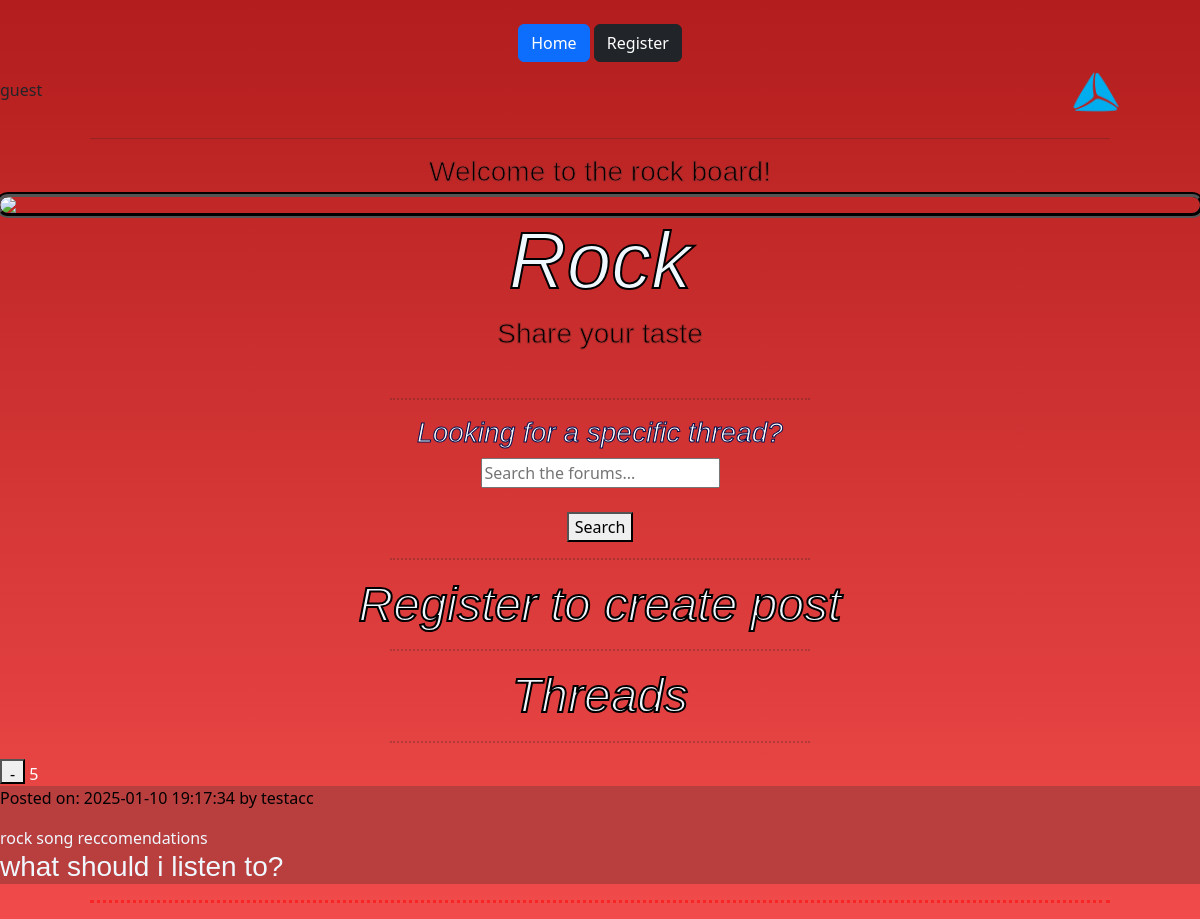
Screenshot of /rockBoard with the database file from the repository.
### models.py (models this page shows, shortened)
class BaseModel():
    def save(self):
        db.session.add(self)
        db.session.commit()

class Post(db.Model,BaseModel):
    __tablename__ = "posts"
    id = db.Column(db.Integer, primary_key=True)
    postername = db.Column(db.String(), nullable=False)
    text = db.Column(db.String(), nullable=False)
    title = db.Column(db.String(), nullable=False)
    image_path = db.Column(db.String(), nullable=True)
    audio_path = db.Column(db.String(), nullable=True)
    post_date = db.Column(db.DateTime, nullable=False)
    board = db.Column(db.String(), nullable=False)

### routes.py (the view)
@bp.route('/rockBoard')
def rockBoard():
    if 'username' not in session:
        username = "guest"
    else:
        username = session['username']
    posts = Post.query.filter(Post.board == "rockBoard").order_by(Post.post_date.desc()).all()
    return render_template('rockBoard.html', username=username, posts=posts, admin=username in admins)

### templates/rockBoard.html (shortened to what this page needs)
<!DOCTYPE html>
<html lang="en">
<head>
</head>
<body class="bodyrock">
    <link rel="stylesheet" href="{{ url_for('static', filename='css/style.css') }}">
    {% extends "base.html" %}
    {% block content %}
    <hr style="width: 85%; display: block; margin-left: auto; margin-right: auto;">
    <h3 id="text1short" style="-webkit-text-stroke-color: brown;">Welcome to the rock board!</h3>
    <img src="{{ url_for('static', filename='imgs/rockboard.jpg') }}" id="imgHome">
    <h1 id="text1">Rock</h1>
    <h3 id="text1short" style="-webkit-text-stroke-color: brown;">Share your taste</h3>
    <br>
    <div id="centerhalf">
        <hr style="border-top: dotted 2px;">
    </div>
    <h3 id="text1short2">Looking for a specific thread?</h3>
    <form action="{{ url_for('routes.search_posts') }}" method="GET">
        <input type="text" name="query" placeholder="Search the forums..." class="homeSearch" id="threadSearchHome"
            value="{{ request.args.get('query', '') }}">
        <br>
        <button type="submit" class="homeSearch">Search</button>
    </form>
    <div id="centerhalf">
        <hr style="border-top: dotted 2px;">
    </div>
        {% if username %}
            {% if username == 'guest' %}
                <h1 id="text1" style="font-size: 300%;">Register to create post</h1>
            {% endif %}
        {% endif %}
    <div id="centerhalf">
        <hr style="border-top: dotted 2px;">
    </div>
        <h1 id="text1" style="font-size: 300%;">Threads</h1>
        <div id="centerhalf">
            <hr style="border-top: dotted 2px;">
        </div>
    <div class="board" style="display: block;">
        {% for post in posts %}
        <div id="f1" class="thread" style="display:block;">
            <button class="CloseThread" style="height: 25px; width: 25px;" onclick="closeThread(this)">-</button>
            <h6 style="color: white; display: inline;" id="postid" class="postid">{{post.id}}</h6>
            <a href="{{ '/thread?postid=' + post.id | string }}" style="text-decoration: none; color: black;">
            <div style="background-color: rgb(185, 62, 62); display: block" class="innderThread">
                <p>Posted on: {{ post.post_date.strftime('%Y-%m-%d %H:%M:%S') }} by {{ post.postername }}</p>
                <div class="fileTitle">
                    <h6 class="threadTitleText" href="" style="color: aliceblue; display: inline !important;">{{post.title}}</h6>
                </div>
                <div style="display: block; width: 100%;" id="postDivText">
                    <h3
                        style="display: block; bottom: 100px; word-wrap: break-word; word-break: break-all; overflow: hidden; color: aliceblue; font-family:'Trebuchet MS', 'Lucida Sans Unicode', 'Lucida Grande', 'Lucida Sans', Arial, sans-serif;">
                        {{ post.text | replace('\n', '<br>') | safe }}
                    </h3>
                </div>
            </div>
            </a>
        </div>
        <div style="width: 85%; display: block; margin-left: auto; margin-right: auto;">
            <hr style="border-top: dotted 3px; color: rgb(255, 0, 0); opacity: 50%;">
        </div>
        {% endfor %}
    </div>
    <link href="https://cdn.jsdelivr.net/npm/bootstrap@5.3.3/dist/css/bootstrap.min.css" rel="stylesheet"
>
{% endblock %}

### static/css/style.css (style rules this page uses)
.bodyrock { background: linear-gradient(to top, rgb(241, 75, 75), #b31d1d); margin: 0; height: 100%; background-attachment: fixed; }
#text1 { font-size: 500%; text-align: center; -webkit-text-stroke: 2px; color: aliceblue; font-family: 'Trebuchet MS', 'Lucida Sans Unicode', 'Lucida Grande', 'Lucida Sans', Arial, sans-serif; font-style: italic; -webkit-text-stroke-color: rgb(0, 0, 0); }
#text1short2 { text-align: center; font-family:'Trebuchet MS', 'Lucida Sans Unicode', 'Lucida Grande', 'Lucida Sans', Arial, sans-serif; font-style:italic; -webkit-text-stroke: 1px; color: rgb(253, 253, 253); -webkit-text-stroke-color: rgb(2, 14, 77); }
#text1short { text-align: center; font-family: 'Trebuchet MS', 'Lucida Sans Unicode', 'Lucida Grande', 'Lucida Sans', Arial, sans-serif; -webkit-text-stroke: 1px; color: rgb(0, 0, 0); -webkit-text-stroke-color: rgb(105, 122, 211); }
#imgHome { border: 10px; border-radius: 15px; display: block; margin-left: auto; margin-right: auto; outline: 5px; outline-color: black; outline-style:groove; }
.homeSearch { display: block; margin-left: auto; margin-right: auto; }
#centerhalf { width: 35%; display: block; margin-left: auto; margin-right: auto; }

### rows the page displays
Post: id "5", post_date "2025-01-10 19:17:34", postername "testacc", title "rock song reccomendations", text "what should i listen to?"
